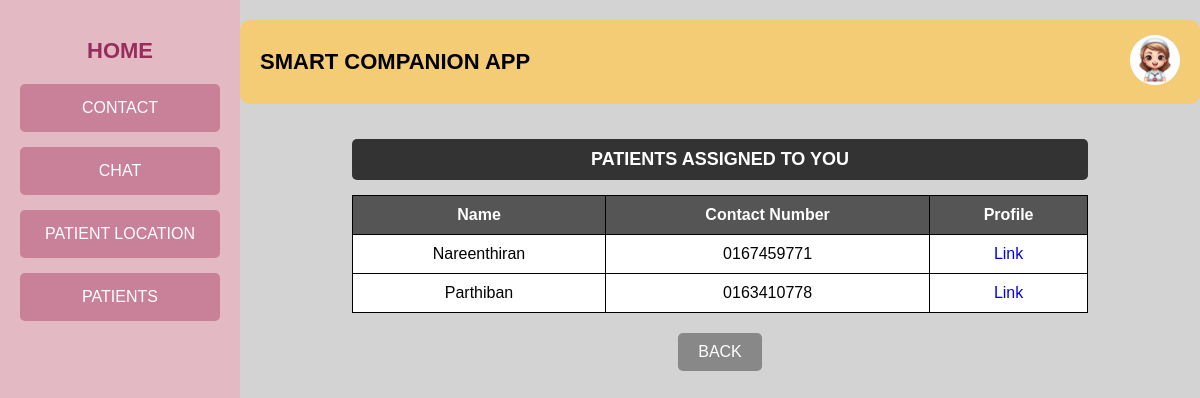
/patientscare (signed in), run on the app's committed database.
### tables this page shows
CREATE TABLE user (
            id INTEGER PRIMARY KEY AUTOINCREMENT,
            name TEXT NOT NULL,
            age TEXT NOT NULL,
            gender TEXT NOT NULL,
            username TEXT NOT NULL,
            password TEXT NOT NULL,
            ph_num TEXT NOT NULL
        );

### app.py (the view)
@app.route("/patientscare", methods=["GET", "POST"])
def patientscare():
    db= get_db()
    cursor = db.cursor()
    care_id = session.get('care_id')
    str_care_id = str(care_id)
    cursor.execute("SELECT user_id FROM assign WHERE caretaker_id = ?", (str_care_id,))
    user_ids = cursor.fetchall()
    patient_list = []
    if not user_ids:
        flash("No users assigned to this caretaker.")
        db.close()
    for user in user_ids:
        user_id = user[0]  # Extract user_id from tuple
        cursor.execute("SELECT * FROM user WHERE id = ?", (user_id,))
        patient_list.extend(cursor.fetchall())  # Append all location rows
    care_id = session.get('care_id')
    str_care_id = str(care_id)
    with open("static/img_log/caretaker/"+ str_care_id + ".txt", "r") as file:
        image_name = str(file.read())
        image_url= url_for('static', filename='uploads/'+ image_name)
    db.close()
    return render_template("Caretaker/patients.html", image_url=image_url, contacts=patient_list)

### app.py (called while the page is built)
def get_db():
    if 'db' not in g:
        g.db = sqlite3.connect('project.db')
        g.db.row_factory = sqlite3.Row
    return g.db

### templates/Caretaker/patients.html (shortened to what this page needs)
<!DOCTYPE html>
<html lang="en">
<head>
    <link rel="stylesheet" href="static/contact.css">
</head>
<body>
    <div class="container">
        <div class="sidebar">
            <a href="{{ url_for('caretaker') }}"><h2>HOME</h2></a>
            <a href="{{ url_for('contactcare') }}"><button class="nav-btn">CONTACT</button></a>
            <a href="{{ url_for('chatcare') }}"><button class="nav-btn">CHAT</button></a>
            <a href="{{ url_for('locationcare') }}"><button class="nav-btn">PATIENT LOCATION</button></a>
            <a href="{{ url_for('patientscare') }}"><button class="nav-btn">PATIENTS</button></a>
        </div>
        <div class="main-content">
            <div class="header">
                <h1>SMART COMPANION APP</h1>
                <div class="user-profile">
                    <a href="{{ url_for('careprofile') }}"><img src="{{ image_url }}" alt="Profile Picture" class="profile-img"></a>
                </div>
            </div>
            <div class="contacts-section">
                <h2 class="contacts-title">PATIENTS ASSIGNED TO YOU</h2>
                <table class="contacts-table">
                    <tr>
                        <th>Name</th>
                        <th>Contact Number</th>
                        <th>Profile</th>
                    </tr>
                    {% for contact in contacts %}
                    <tr>
                        <td>{{ contact[1] }}</td>
                        <td>{{ contact[6] }}</td>
                        <td><a href="/patientprofile?p_id={{ contact[0] }}">Link</td>
                    </tr>
                    {% endfor %}
                </table>
            </div>
            <div class="buttons">
                <a href="{{ url_for('caretaker') }}"><button class="back-btn">BACK</button></a>
            </div>
        </div>
    </div>
</body>
</html>

### static/contact.css (style rules this page uses)
body { font-family: Arial, sans-serif; margin: 0; padding: 0; background-color: #e5e5e5; }
.container { display: flex; height: 100vh; }
.sidebar { width: 200px; background-color: #e3b9c4; padding: 20px; text-align: center; }
.sidebar h2 { font-size: 20px; margin-bottom: 30px; }
.nav-btn { display: block; width: 100%; padding: 15px; margin-bottom: 15px; background-color: #c98199; border: none; color: white; font-size: 16px; cursor: pointer; border-radius: 5px; }
.main-content { flex: 1; padding: 20px; background-color: #d3d3d3; display: flex; flex-direction: column; align-items: center; }
.header { display: flex; justify-content: space-between; width: 100%; align-items: center; background-color: #f4cc75; padding: 15px 20px; border-radius: 10px; }
.header h1 { margin: 0; font-size: 22px; }
.user-profile { display: flex; align-items: center; gap: 10px; }
.user-profile img { width: 50px; height: 50px; border-radius: 50%; background-color: #ddd; }
.contacts-section { width: 80%; margin-top: 20px; text-align: center; }
.contacts-title { background-color: #333; color: white; padding: 10px; border-radius: 5px; font-size: 18px; }
.contacts-table { width: 100%; margin-top: 10px; border-collapse: collapse; background-color: white; }
.contacts-table th, .contacts-table td { border: 1px solid black; padding: 10px; text-align: center; }
.contacts-table th { background-color: #555; color: white; }
.buttons { width: 80%; display: flex; justify-content: space-between; margin-top: 20px; }
.sidebar h2 { color: #972d5d; font-size: 22px; margin-bottom: 20px; font-weight: bold; text-decoration: none; transition: color 0.3s ease; }
a { text-decoration: none; }
.back-btn, .add-btn { padding: 10px 20px; border: none; font-size: 16px; cursor: pointer; border-radius: 5px; }
.back-btn { background-color: #b8867b; color: white; }
.buttons { display: flex; justify-content: center; gap: 15px; margin-top: 20px; width: 100%; }
.back-btn, .add-btn { padding: 10px 20px; border: none; border-radius: 5px; cursor: pointer; }
.back-btn { background: #888; color: white; }

### data on the page
user: name "Nareenthiran", ph_num "0167459771"
user: name "Parthiban", ph_num "0163410778"
